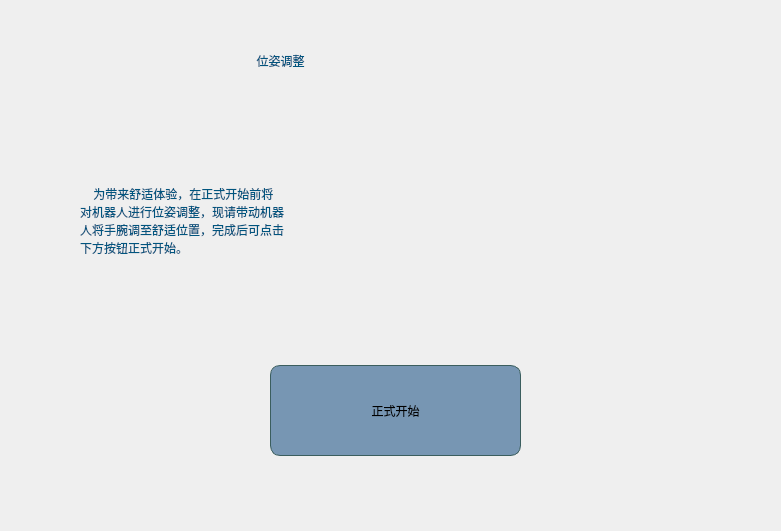
   <widget class="QWidget" name="widget_15" native="true">
    <property name="geometry">
     <rect>
      <x>300</x>
      <y>120</y>
      <width>781</width>
      <height>531</height>
     </rect>
    </property>
    <property name="styleSheet">
     <string notr="true">#widget_15{background-color: rgb(176, 184, 183,85%);
border-radius:20px;
}
QPushButton{

font: 27pt &quot;黑体&quot;;
background-color: rgb(119, 150, 179);


}
QPushButton:pressed{
background-color: rgb(170, 219, 226);
border-style:inset;
font-style:MingLiU-ExtB;

}</string>
    </property>
    <widget class="QLabel" name="label_28">
     <property name="geometry">
      <rect>
       <x>250</x>
       <y>15</y>
       <width>321</width>
       <height>91</height>
      </rect>
     </property>
     <property name="styleSheet">
      <string notr="true">font: 34pt &quot;黑体&quot;;

color: rgb(0, 85, 127);</string>
     </property>
     <property name="text">
      <string>  位姿调整</string>
     </property>
    </widget>
    <widget class="QLabel" name="label_29">
     <property name="geometry">
      <rect>
       <x>80</x>
       <y>130</y>
       <width>621</width>
       <height>181</height>
      </rect>
     </property>
     <property name="styleSheet">
      <string notr="true">font: 26pt &quot;黑体&quot;;
color: rgb(0, 85, 127);</string>
     </property>
     <property name="text">
      <string>    为带来舒适体验，在正式开始前将
对机器人进行位姿调整，现请带动机器
人将手腕调至舒适位置，完成后可点击
下方按钮正式开始。</string>
     </property>
    </widget>
    <widget class="QPushButton" name="pushButton_10">
     <property name="geometry">
      <rect>
       <x>270</x>
       <y>365</y>
       <width>251</width>
       <height>91</height>
      </rect>
     </property>
     <property name="styleSheet">
      <string notr="true">border-color: rgb(59, 94, 94);
border-width: 1px;
border-style: solid;
border-radius:10px;</string>
     </property>
     <property name="text">
      <string>正式开始</string>
     </property>
    </widget>
   </widget>
